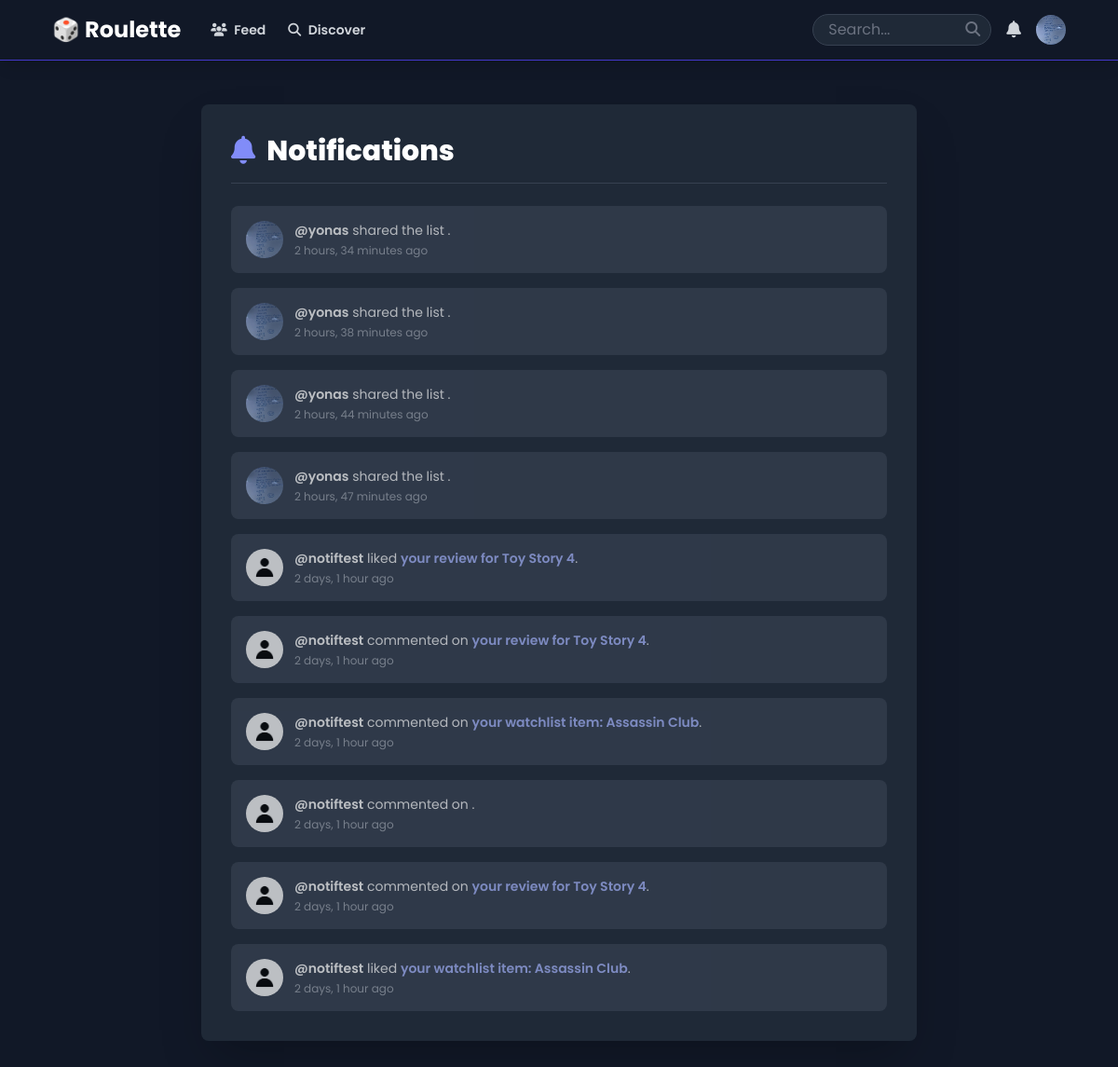
The app's page /notifications/ (signed in) with its own data.
### users/models.py (models this page shows, shortened)
class Profile(models.Model):
    user = models.OneToOneField(settings.AUTH_USER_MODEL, on_delete=models.CASCADE)
    is_favorites_private = models.BooleanField(default=False)
    bio = models.TextField(max_length=500, blank=True)
    image = models.ImageField(default='default.jpg', upload_to='profile_pics')

### roulette/models.py (models this page shows, shortened)
class Notification(models.Model):
    recipient = models.ForeignKey(settings.AUTH_USER_MODEL, related_name='notifications', on_delete=models.CASCADE)
    actor = models.ForeignKey(settings.AUTH_USER_MODEL, related_name='actions', on_delete=models.CASCADE, null=True, blank=True)
    verb = models.CharField(max_length=255)
    target_content_type = models.ForeignKey(ContentType, on_delete=models.CASCADE, null=True, blank=True, related_name='target_notifications')
    target_object_id = models.PositiveIntegerField(null=True, blank=True)
    target = GenericForeignKey('target_content_type', 'target_object_id')
    action_object_content_type = models.ForeignKey(ContentType, on_delete=models.CASCADE, null=True, blank=True, related_name='action_object_notifications')
    action_object_object_id = models.PositiveIntegerField(null=True, blank=True)
    action_object = GenericForeignKey('action_object_content_type', 'action_object_object_id')
    timestamp = models.DateTimeField(default=timezone.now) # Use timezone.now
    read = models.BooleanField(default=False)
    class Meta:
        ordering = ['-timestamp'] # Show newest first

class UserReview(models.Model):
    user = models.ForeignKey(settings.AUTH_USER_MODEL, on_delete=models.CASCADE, related_name='reviews')
    tmdb_id = models.IntegerField()
    content_type = models.CharField(max_length=10, choices=UserContent.ContentType.choices)
    rating = models.PositiveSmallIntegerField(
        validators=[MinValueValidator(1), MaxValueValidator(10)]
    )
    review_text = models.TextField(blank=True)
    timestamp = models.DateTimeField(auto_now_add=True)
    title = models.CharField(max_length=255, default='')
    poster_path = models.CharField(max_length=255, blank=True, null=True, default='')
    class Meta:
        unique_together = ('user', 'tmdb_id', 'content_type')
        ordering = ['-timestamp']

class UserContent(models.Model):
    class ListType(models.TextChoices):
        FAVORITE = 'FAVORITE', 'Favorite'
        HISTORY = 'HISTORY', 'History'
        WATCHLIST = 'WATCHLIST', 'Watchlist'
        CUSTOM = 'CUSTOM', 'Custom'
    class ContentType(models.TextChoices):
        MOVIE = 'MOVIE', 'Movie'
        TV = 'TV', 'TV Show'
    user = models.ForeignKey(settings.AUTH_USER_MODEL, on_delete=models.CASCADE)
    tmdb_id = models.IntegerField()
    title = models.CharField(max_length=255)
    poster_path = models.CharField(max_length=255, blank=True, null=True)
    release_year = models.CharField(max_length=4, blank=True, null=True)
    list_type = models.CharField(max_length=10, choices=ListType.choices)
    content_type = models.CharField(max_length=10, choices=ContentType.choices, default=ContentType.MOVIE)
    timestamp = models.DateTimeField(auto_now_add=True)
    custom_list = models.ForeignKey(
        UserList,  # Make sure the UserList model is defined *before* this class
        on_delete=models.CASCADE,
        related_name='items',
        null=True,
        blank=True
    )
    class Meta:
        unique_together = ('user', 'tmdb_id', 'content_type', 'list_type', 'custom_list')
        ordering = ['-timestamp']

### roulette/views.py (the view)
# urls.py: path('notifications/', views.notifications_view, name='notifications'),
@login_required
def notifications_view(request):
    notifications = request.user.notifications.all() # Or Notification.objects.filter(recipient=request.user)
    unread_notifications = notifications.filter(read=False)
    unread_notifications.update(read=True) # Update the 'read' status in the database
    context = {
        'notifications': notifications # Pass the original queryset to the template
    }
    return render(request, 'roulette/notifications.html', context)

### roulette/context_processors.py (called while the page is built)
def unread_notifications_count(request):
    if request.user.is_authenticated:
        count = Notification.objects.filter(recipient=request.user, read=False).count()
        return {'unread_notifications_count': count}
    return {'unread_notifications_count': 0} # Return 0 if user is not logged in

### roulette/templates/roulette/notifications.html (shortened to what this page needs)
{% extends 'roulette/base.html' %}
{% block content %}
<div class="bg-gray-800 p-6 md:p-8 rounded-lg shadow-2xl max-w-3xl mx-auto">
    <h2 class="text-3xl font-extrabold text-white mb-6 border-b border-gray-700 pb-4">
        <i class="fas fa-bell mr-3 text-indigo-400"></i>Notifications
    </h2>
    <div class="space-y-4">
        {% for notification in notifications %}
            <div class="p-4 rounded-lg flex items-start space-x-3 {% if not notification.read %}bg-gray-700 border-l-4 border-indigo-500{% else %}bg-gray-700 opacity-70{% endif %}">
                {% if notification.actor %}
                    <a href="{% url 'roulette:user_profile' username=notification.actor.username %}">
                        <img src="{{ notification.actor.profile.image.url }}" class="w-10 h-10 rounded-full object-cover flex-shrink-0" alt="{{ notification.actor.username }}'s profile picture">
                    </a>
                {% else %}
                    <div class="w-10 h-10 flex-shrink-0"></div>
                {% endif %}
                <div class="flex-grow text-sm">
                    {% if notification.actor %}
                        <a href="{% url 'roulette:user_profile' username=notification.actor.username %}" class="font-semibold text-white hover:underline">@{{ notification.actor.username }}</a>
                    {% endif %}
                    {{ notification.verb }}
                    {% if notification.target %}
                        {% with target=notification.target %}
                            {% if notification.target_content_type.model == 'userreview' %}
                                <a href="{% url 'roulette:content_detail' content_type=target.content_type|lower tmdb_id=target.tmdb_id %}" class="font-semibold text-indigo-300 hover:underline">your review for {{ target.title }}</a>.
                            {% elif notification.target_content_type.model == 'usercontent' %}
                                {% if target.list_type == 'FAVORITE' %}
                                    <a href="{% url 'roulette:content_detail' content_type=target.content_type|lower tmdb_id=target.tmdb_id %}" class="font-semibold text-indigo-300 hover:underline">your favorite: {{ target.title }}</a>.
                                {% elif target.list_type == 'WATCHLIST' %}
                                     <a href="{% url 'roulette:content_detail' content_type=target.content_type|lower tmdb_id=target.tmdb_id %}" class="font-semibold text-indigo-300 hover:underline">your watchlist item: {{ target.title }}</a>.
                                {% elif target.list_type == 'CUSTOM' and target.custom_list %}
                                     <a href="{% url 'roulette:list_detail' list_id=target.custom_list.id %}" class="font-semibold text-indigo-300 hover:underline">item in your list "{{ target.custom_list.name }}": {{ target.title }}</a>.
                                {% else %}
                                    <a href="{% url 'roulette:content_detail' content_type=target.content_type|lower tmdb_id=target.tmdb_id %}" class="font-semibold text-indigo-300 hover:underline">"{{ target.title }}"</a>.
                                {% endif %}
                            {% else %}
                                (an item).
                            {% endif %}
                        {% endwith %}
                    {% else %}
                        .
                    {% endif %}
                    <p class="text-xs text-gray-400 mt-1">{{ notification.timestamp|timesince }} ago</p>
                </div>
            </div>
        {% empty %}
            <p class="text-center text-gray-500 py-8">You have no notifications yet.</p>
        {% endfor %}
    </div>
</div>
{% endblock %}

### roulette/templates/roulette/base.html (shortened to what this page needs)
<!DOCTYPE html>
<html lang="en">
<head>
    <script src="https://cdn.tailwindcss.com"></script>
    <link rel="stylesheet" href="https://cdnjs.cloudflare.com/ajax/libs/font-awesome/6.5.1/css/all.min.css">
</head>
<body class="min-h-screen flex flex-col items-center p-4 md:p-8">
    <nav class="fixed top-0 left-0 right-0 z-50 bg-gray-900 border-b border-indigo-700 shadow-lg">
        <div class="max-w-6xl mx-auto px-4 sm:px-6 lg:px-8">
            <div class="flex items-center justify-between h-16">
                <div class="flex items-center space-x-8">
                    <a href="{% url 'roulette:roulette_view' %}" class="text-2xl font-bold text-white hover:text-indigo-400 transition-colors">
                        🎲 Roulette
                    </a>
                    <div class="hidden md:flex items-center space-x-6">
                        <a href="{% url 'roulette:feed' %}" class="text-gray-300 hover:text-white transition-colors text-sm font-semibold"> <i class="fas fa-users mr-1"></i> Feed </a>
                        <a href="{% url 'roulette:discover' %}" class="text-gray-300 hover:text-white transition-colors text-sm font-semibold"> <i class="fas fa-search mr-1"></i> Discover </a>
                    </div>
                </div>
                <div class="hidden md:flex items-center space-x-4">
                    <form action="{% url 'roulette:search_results' %}" method="GET" class="relative">
                        <input type="text" name="q" placeholder="Search..." class="bg-gray-800 border border-gray-700 rounded-full py-1 pl-4 pr-10 text-white placeholder-gray-500 focus:outline-none focus:ring-2 focus:ring-indigo-500 w-48">
                        <button type="submit" class="absolute right-3 top-1/2 transform -translate-y-1/2 text-gray-500"> <i class="fas fa-search"></i> </button>
                    </form>
                    {% if user.is_authenticated %}
                         <a href="{% url 'roulette:notifications' %}" class="relative text-gray-300 hover:text-white transition-colors text-lg" title="Notifications">
                            <i class="fas fa-bell"></i>
                        </a>
                        <div class="relative dropdown">
                            <button id="user-menu-button" type="button" class="flex items-center text-sm rounded-full focus:outline-none focus:ring-2 focus:ring-offset-2 focus:ring-offset-gray-900 focus:ring-indigo-500" aria-expanded="false" aria-haspopup="true">
                                <img src="{{ user.profile.image.url }}" class="w-8 h-8 rounded-full object-cover">
                            </button>
                        </div>
                    {% else %}
                        <a href="{% url 'users:login' %}" class="text-gray-300 hover:text-white transition-colors text-sm font-semibold">Log In</a>
                        <a href="{% url 'users:signup' %}" class="bg-indigo-600 text-white py-2 px-4 rounded-md hover:bg-indigo-700 transition-colors text-sm font-semibold">Sign Up</a>
                    {% endif %}
                </div>
    </nav>
    <main class="w-full max-w-4xl pt-20">
        {% block content %}
        {% endblock %}
    </main>
</html>

### records on screen
Notification: actor.profile.image (picture), actor.username "yonas", verb "shared the list", timestamp "2 hours, 34 minutes"
Notification: actor.profile.image (picture), actor.username "yonas", verb "shared the list", timestamp "2 hours, 38 minutes"
Notification: actor.profile.image (picture), actor.username "yonas", verb "shared the list", timestamp "2 hours, 44 minutes"
Notification: actor.profile.image (picture), actor.username "yonas", verb "shared the list", timestamp "2 hours, 47 minutes"
Notification: actor.profile.image (placeholder picture), actor.username "notiftest", verb "liked", target "Toy Story 4", timestamp "2 days, 1 hour"
Notification: actor.profile.image (placeholder picture), actor.username "notiftest", verb "commented on", target "Toy Story 4", timestamp "2 days, 1 hour"
Notification: actor.profile.image (placeholder picture), actor.username "notiftest", verb "commented on", target "Assassin Club", timestamp "2 days, 1 hour"
Notification: actor.profile.image (placeholder picture), actor.username "notiftest", verb "commented on", timestamp "2 days, 1 hour"
Notification: actor.profile.image (placeholder picture), actor.username "notiftest", verb "commented on", target "Toy Story 4", timestamp "2 days, 1 hour"
Notification: actor.profile.image (placeholder picture), actor.username "notiftest", verb "liked", target "Assassin Club", timestamp "2 days, 1 hour"
